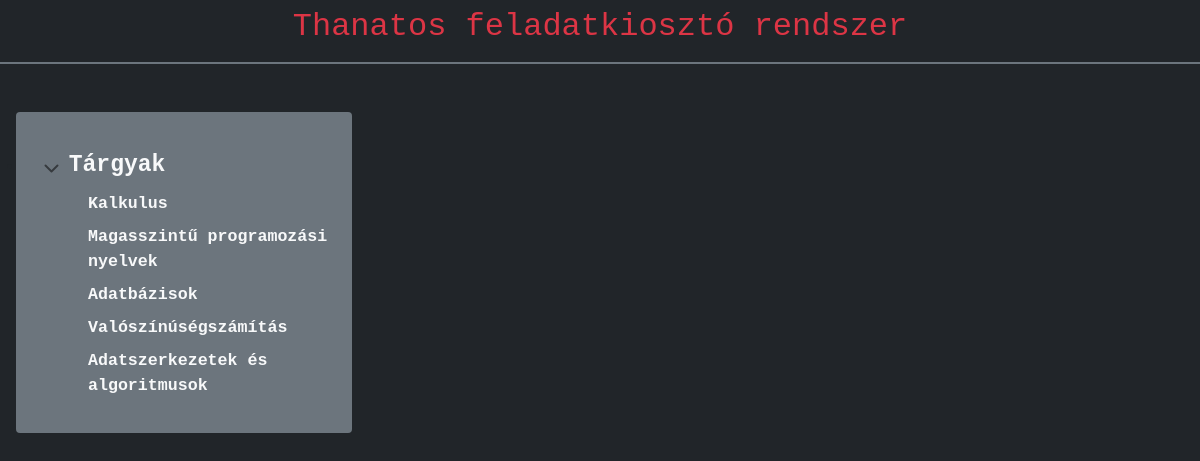
/, run on an earlier commit of the app's database.
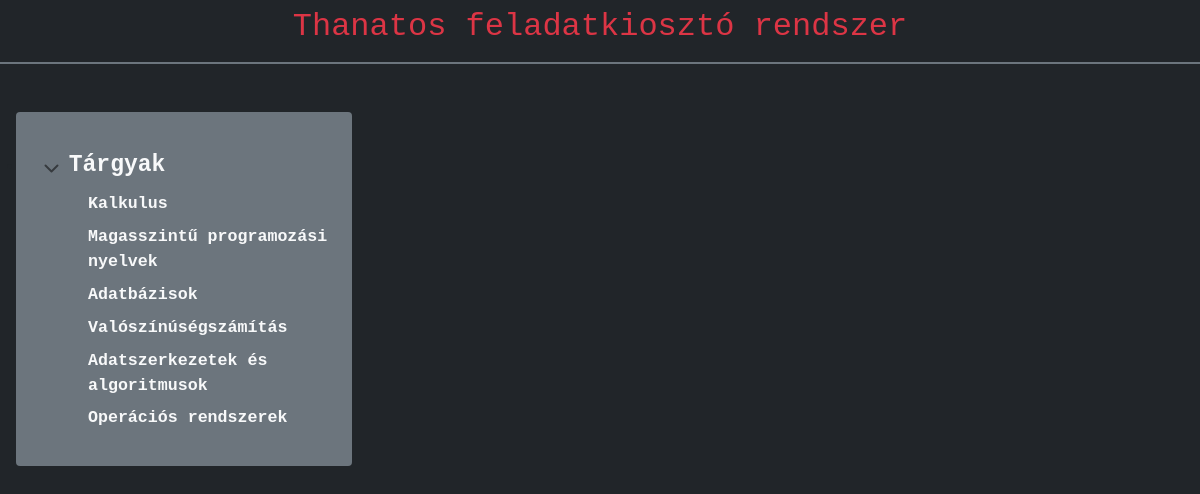
And on a later commit of the database.
### thanatos_site/models.py (models this page shows, shortened)
class Subject(Model): # CREATE TABLE Tárgy
    subject_name = models.CharField(max_length=200) #question_text varchar(200)

### thanatos_site/views.py (the view, shortened to what this page needs)
# urls.py: path('', views.mainPage, name='home'),
def mainPage(request):
    subjects = Subject.objects.all() # összes adatot lekérjük (Select *)
    subject_tasks = Task.objects.all() #az összes feladat lekérése későbbi szűrésre
    queryparam_subject = request.GET.get('id')
    if queryparam_subject is None or queryparam_subject == '':
        return render(request, 'main.html',{'subjects_names':subjects})

### thanatos_site/templates/main.html
{% extends '_base.html' %}
{% block content %}
<div class="d-flex flex-shrink-0 pb-1 pt-4 bg-secondary rounded-2 ms-3" style="width: 21rem;">
    <ul class="ps-2">
      <li class="p-2" style="font-family:'Courier New', Courier, monospace;font-size: 19px;">
        <button class="btn btn-toggle align-items-center rounded collapsed text-light"
                data-bs-toggle="collapse"
                data-bs-target="#home-collapse"
                aria-expanded="true"
                style="font-size: 23px">Tárgyak
        </button>
        <div class="collapse show" id="home-collapse">
          <ul class="mb-auto btn-toggle-nav list-unstyled pb-1 small">
            {% for i in subjects_names%}
              <li><a href="/?id={{i.id}}" class="link-dark rounded text-light fw-bold ms-5">{{i.subject_name}}</a></li>
            {% endfor %}
          </ul>
        </div>
      </li>
    </ul>
</div>
{% endblock content %}

What changed in the data, as far as the page shows it:
added Subject: subject_name "Operációs rendszerek"
